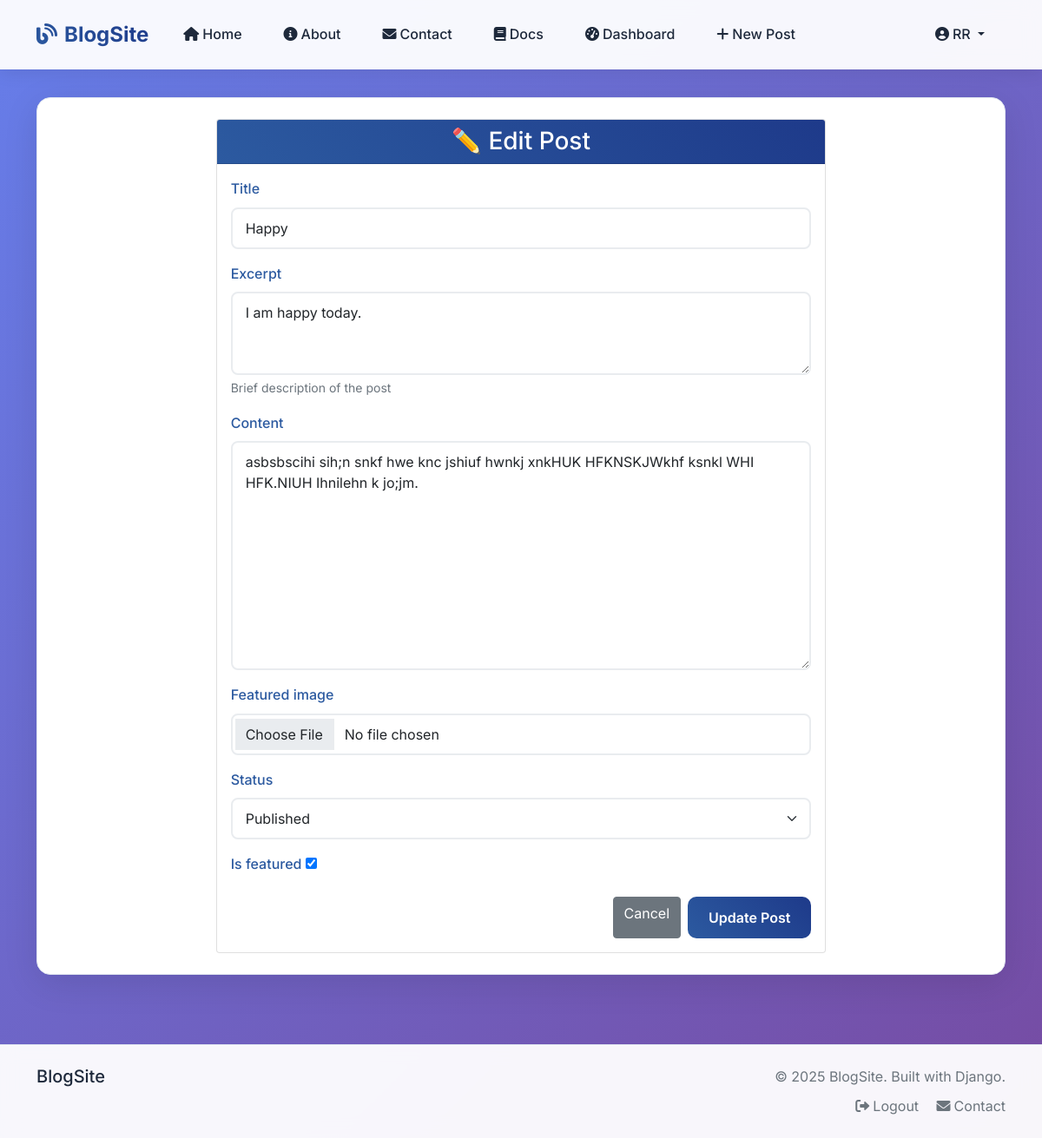
The page /post/happy/edit/ (signed in) on the database its author committed.
### blog/models.py (models this page shows, shortened)
class TimeStampedModel(models.Model):
    created_at = models.DateTimeField(auto_now_add=True)
    updated_at = models.DateTimeField(auto_now=True)
    class Meta:
        abstract = True

class Post(TimeStampedModel):
    title = models.CharField(max_length=200, validators=[MinLengthValidator(5)])
    slug = models.SlugField(unique=True, blank=True, max_length=250)
    author = models.ForeignKey(User, on_delete=models.CASCADE, related_name="posts")
    content = models.TextField(validators=[MinLengthValidator(50)])
    excerpt = models.TextField(
        max_length=300, blank=True, help_text="Brief description of the post"
    )
    featured_image = models.ImageField(
        upload_to="posts/%Y/%m/%d/", blank=True, null=True
    )
    status = models.CharField(max_length=10, choices=STATUS_CHOICES, default="draft")
    published_at = models.DateTimeField(null=True, blank=True)
    view_count = models.PositiveIntegerField(default=0)
    reading_time = models.PositiveIntegerField(
        default=0, help_text="Reading time in minutes"
    )
    tags = TaggableManager()
    is_featured = models.BooleanField(default=False)
    class Meta:
        ordering = ["-created_at"]
        indexes = [
            models.Index(fields=["status", "published_at"]),
            models.Index(fields=["author", "status"]),
        ]
    def get_absolute_url(self):
        return reverse("blog:post_detail", kwargs={"slug": self.slug})

### blog/views.py (the view, shortened to what this page needs)
# urls.py: path("post/<slug:slug>/edit/", views.PostUpdateView.as_view(), name="post_update"),
class PostUpdateView(LoginRequiredMixin, UserPassesTestMixin, UpdateView):
    model = Post
    form_class = PostForm
    template_name = "blog/post_form.html"
    def test_func(self):
        post = self.get_object()
        return self.request.user == post.author

### blog/forms.py
class PostForm(forms.ModelForm):
    class Meta:
        model = Post
        fields = [
            "title",
            "excerpt",
            "content",
            "featured_image",
            "status",
            "tags",
            "is_featured",
        ]
        widgets = {
            "title": forms.TextInput(
                attrs={"class": "form-control", "placeholder": "Enter post title"}
            ),
            "excerpt": forms.Textarea(
                attrs={
                    "rows": 3,
                    "class": "form-control",
                    "placeholder": "Brief description of your post",
                }
            ),
            "content": forms.Textarea(
                attrs={
                    "rows": 12,
                    "class": "form-control",
                    "placeholder": "Write your post content...",
                }
            ),
            "status": forms.Select(attrs={"class": "form-select"}),
            "featured_image": forms.FileInput(attrs={"class": "form-control"}),
        }

### blog/templates/blog/post_form.html (shortened to what this page needs)
{% extends "blog/base.html" %}
{% load static %}
{% block content %}
<div class="row justify-content-center">
    <div class="col-md-8">
        <div class="card">
            <div class="card-header text-center" style="background: linear-gradient(45deg, var(--primary-color), var(--secondary-color)); color: white;">
                <h3 class="mb-0">
                    {% if object %}✏️ Edit Post{% else %}📝 Create New Post{% endif %}
                </h3>
            </div>
            <div class="card-body">
                <form method="POST" enctype="multipart/form-data" novalidate>
                    {% for field in form %}
                        <div class="mb-3">
                            <label for="{{ field.id_for_label }}" class="form-label" style="color: var(--primary-color); font-weight: 500;">
                                {{ field.label }}
                            </label>
                            {% if field.name == 'content' %}
                                <textarea name="{{ field.name }}" id="{{ field.id_for_label }}"
                                          class="form-control {% if field.errors %}is-invalid{% endif %}"
                                          rows="10" placeholder="Write your post content here...">{{ field.value|default:'' }}</textarea>
                            {% else %}
                                {{ field }}
                            {% endif %}
                            {% if field.help_text %}
                                <div class="form-text">{{ field.help_text }}</div>
                            {% endif %}
                        </div>
                    {% endfor %}
                    <div class="d-flex gap-2 justify-content-end">
                        <a href="{% if object %}{{ object.get_absolute_url }}{% else %}{% url 'blog:dashboard' %}{% endif %}"
                           class="btn btn-secondary">Cancel</a>
                        <button type="submit" class="btn btn-primary">
                            {% if object %}Update Post{% else %}Create Post{% endif %}
                        </button>
                    </div>
                </form>
            </div>
        </div>
    </div>
</div>
{% endblock %}

### blog/templates/blog/base.html (shortened to what this page needs)
<!DOCTYPE html>
<html lang="en">
<head>
    {% load static %}
    <link href="https://cdn.jsdelivr.net/npm/bootstrap@5.1.3/dist/css/bootstrap.min.css" rel="stylesheet">
    <link rel="stylesheet" href="https://cdnjs.cloudflare.com/ajax/libs/font-awesome/6.0.0/css/all.min.css">
</head>
<body>
    <div class="main-wrapper">
        <nav class="navbar navbar-expand-lg navbar-light sticky-top">
            <div class="container">
                <a class="navbar-brand" href="{% url 'blog:post_list' %}">
                    <i class="fas fa-blog me-2"></i>BlogSite
                </a>
                <div class="collapse navbar-collapse" id="navbarNav">
                    <ul class="navbar-nav me-auto">
                        <li class="nav-item">
                            <a class="nav-link" href="{% url 'blog:post_list' %}">
                                <i class="fas fa-home me-1"></i>Home
                            </a>
                        </li>
                        <li class="nav-item">
                            <a class="nav-link" href="{% url 'blog:about' %}">
                                <i class="fas fa-info-circle me-1"></i>About
                            </a>
                        </li>
                        <li class="nav-item">
                            <a class="nav-link" href="{% url 'blog:contact' %}">
                                <i class="fas fa-envelope me-1"></i>Contact
                            </a>
                        </li>
                        <li class="nav-item">
                            <a class="nav-link" href="{% url 'blog:documentation' %}">
                                <i class="fas fa-book me-1"></i>Docs
                            </a>
                        </li>
                        {% if user.is_authenticated %}
                            <li class="nav-item">
                                <a class="nav-link" href="{% url 'blog:dashboard' %}">
                                    <i class="fas fa-tachometer-alt me-1"></i>Dashboard
                                </a>
                            </li>
                            <li class="nav-item">
                                <a class="nav-link" href="{% url 'blog:post_create' %}">
                                    <i class="fas fa-plus me-1"></i>New Post
                                </a>
                            </li>
                        {% endif %}
                    </ul>
                    <ul class="navbar-nav">
                        {% if user.is_authenticated %}
                            <li class="nav-item dropdown">
                                <a class="nav-link dropdown-toggle" href="#" id="navbarDropdown" role="button" data-bs-toggle="dropdown">
                                    <i class="fas fa-user-circle me-1"></i>{{ user.username }}
                                </a>
                            </li>
                        {% endif %}
                    </ul>
                </div>
            </div>
        </nav>
        <main class="main-content">
            <div class="container">
                <div class="content-card p-4">
                    {% block content %}{% endblock %}
                </div>
            </div>
        </main>
        <footer class="footer mt-5">
            <div class="container py-4">
                <div class="row">
                    <div class="col-md-6">
                        <h5 class="mb-3">BlogSite</h5>
                    </div>
                    <div class="col-md-6 text-md-end">
                        <p class="text-muted mb-0">
                            &copy; 2025 BlogSite. Built with Django.
                        </p>
                        <div class="mt-2">
                            {% if user.is_authenticated %}
                                <a href="{% url 'logout' %}" class="text-muted text-decoration-none me-3">
                                    <i class="fas fa-sign-out-alt me-1"></i>Logout
                                </a>
                            {% else %}
                                <a href="{% url 'login' %}" class="text-muted text-decoration-none me-3">
                                    <i class="fas fa-sign-in-alt me-1"></i>Login
                                </a>
                            {% endif %}
                            <a href="{% url 'blog:contact' %}" class="text-muted text-decoration-none">
                                <i class="fas fa-envelope me-1"></i>Contact
                            </a>
                        </div>
                    </div>
                </div>
            </div>
        </footer>
    </div>
</body>
</html>

### blog/templates/blog/base.html (style rules this page uses)
:root { --primary-color: #2c5aa0; --secondary-color: #1e3a8a; --accent-color: #ef4444; --success-color: #10b981; --warning-color: #f59e0b; --light-bg: #f8fafc; --dark-text: #1e293b; --border-color: #e2e8f0; }
* { margin: 0; padding: 0; box-sizing: border-box; }
body { font-family: 'Inter', sans-serif; background: linear-gradient(135deg, #667eea 0%, #764ba2 100%); min-height: 100vh; color: var(--dark-text); line-height: 1.6; }
.main-wrapper { min-height: 100vh; display: flex; flex-direction: column; }
.navbar { background: rgba(255, 255, 255, 0.95) !important; backdrop-filter: blur(10px); box-shadow: 0 2px 20px rgba(0, 0, 0, 0.1); padding: 1rem 0; transition: all 0.3s ease; }
.navbar-brand { font-weight: 700; font-size: 1.5rem; background: linear-gradient(45deg, var(--primary-color), var(--secondary-color)); -webkit-background-clip: text; -webkit-text-fill-color: transparent; background-clip: text; }
.nav-link { font-weight: 500; color: var(--dark-text) !important; margin: 0 0.5rem; padding: 0.5rem 1rem !important; border-radius: 8px; transition: all 0.3s ease; }
.main-content { flex: 1; padding: 2rem 0; }
.content-card { background: white; border-radius: 16px; box-shadow: 0 10px 40px rgba(0, 0, 0, 0.1); border: 1px solid var(--border-color); overflow: hidden; }
.btn-primary { background: linear-gradient(45deg, var(--primary-color), var(--secondary-color)); border: none; border-radius: 10px; padding: 0.75rem 1.5rem; font-weight: 600; transition: all 0.3s ease; }
.footer { background: rgba(255, 255, 255, 0.95); backdrop-filter: blur(10px); border-top: 1px solid var(--border-color); margin-top: auto; }

### blog/templates/blog/post_form.html (style rules this page uses)
.form-control { border-radius: 8px; border: 2px solid #e9ecef; padding: 10px 15px; transition: all 0.3s ease; }
.form-select { border-radius: 8px; border: 2px solid #e9ecef; padding: 10px 15px; }

### rows shown on the page
Post: form "Happy" "I am happy today." "Published" "☑", content "asbsbscihi sih;n snkf hwe knc jshiuf hwnkj xnkHUK HFKNSKJWkhf ksnkl WHI HFK.NIUH Ihnilehn k jo;jm."

### other values the page prints
{{ user.username }} "RR"
{{ field.label }} "Title" "Excerpt" "Content" "Featured image" "Status" "Is featured"
{{ field.help_text }} "Brief description of the post"
